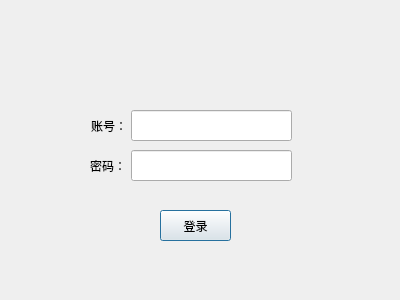
<?xml version="1.0" encoding="UTF-8"?>
<ui version="4.0">
 <class>AdminLoginWindow</class>
 <widget class="QDialog" name="AdminLoginWindow">
  <property name="geometry">
   <rect>
    <x>0</x>
    <y>0</y>
    <width>400</width>
    <height>300</height>
   </rect>
  </property>
  <property name="minimumSize">
   <size>
    <width>400</width>
    <height>300</height>
   </size>
  </property>
  <property name="maximumSize">
   <size>
    <width>400</width>
    <height>300</height>
   </size>
  </property>
  <property name="windowTitle">
   <string>管理员登录窗口</string>
  </property>
  <widget class="QLineEdit" name="usernameEdit">
   <property name="geometry">
    <rect>
     <x>131</x>
     <y>110</y>
     <width>161</width>
     <height>31</height>
    </rect>
   </property>
  </widget>
  <widget class="QLineEdit" name="passwordEdit">
   <property name="geometry">
    <rect>
     <x>131</x>
     <y>150</y>
     <width>161</width>
     <height>31</height>
    </rect>
   </property>
   <property name="echoMode">
    <enum>QLineEdit::EchoMode::Password</enum>
   </property>
  </widget>
  <widget class="QLabel" name="label">
   <property name="geometry">
    <rect>
     <x>91</x>
     <y>110</y>
     <width>41</width>
     <height>31</height>
    </rect>
   </property>
   <property name="text">
    <string>账号：</string>
   </property>
  </widget>
  <widget class="QLabel" name="label_2">
   <property name="geometry">
    <rect>
     <x>90</x>
     <y>150</y>
     <width>41</width>
     <height>31</height>
    </rect>
   </property>
   <property name="text">
    <string>密码：</string>
   </property>
  </widget>
  <widget class="QPushButton" name="loginButton">
   <property name="geometry">
    <rect>
     <x>160</x>
     <y>210</y>
     <width>71</width>
     <height>31</height>
    </rect>
   </property>
   <property name="text">
    <string>登录</string>
   </property>
  </widget>
 </widget>
 <resources/>
 <connections/>
</ui>
